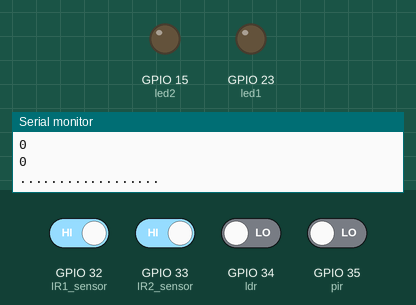
Bench run of a sketch on a simulated ESP32. On the bench: output pins drawn as LEDs (lit = HIGH), the last lines printed to the serial monitor. The test bench sets the inputs (shaded band); at power-on: GPIO 32 (IR1_sensor), GPIO 33 (IR2_sensor) HIGH, GPIO 34 (ldr), GPIO 35 (pir) LOW.

Above: at 1.2 s.
1.3 s: GPIO 32 (IR1_sensor) driven LOW and GPIO 33 (IR2_sensor) driven LOW and GPIO 34 (ldr) driven HIGH
At 3.2 s:
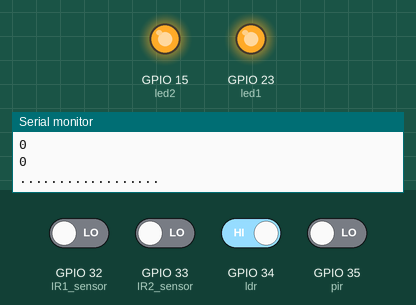
5.4 s: GPIO 32 (IR1_sensor) driven HIGH
At 8.2 s:
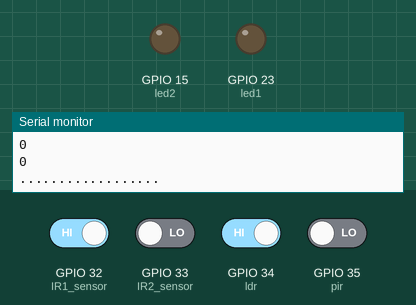
8.5 s: GPIO 35 (pir) driven HIGH
At 9.8 s:
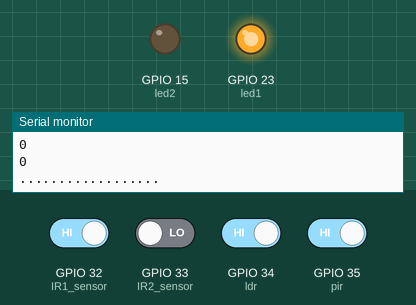
12.5 s: GPIO 35 (pir) driven LOW
At 14.0 s:
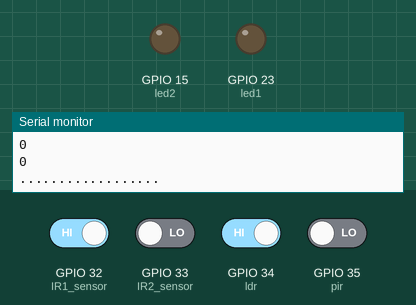
Timing chart, 0 to 15.5 s (numbered marks = the images above; inputs shaded):
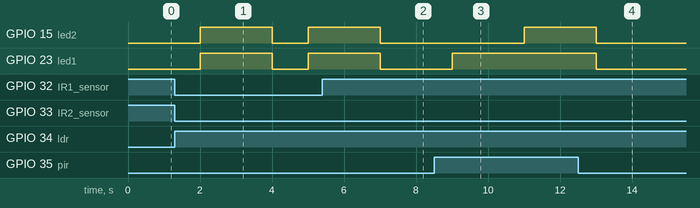

The sketch:

esp1final.ino
```cpp
//----------------------------------------Load libraries
#include <esp_now.h>
#include <WiFi.h>
int count=0;
int IR1_sensor=32;
int IR2_sensor=33;
int led1=23;
int led2=15;
int sent;
int ldr=34;
int pir = 35;
//----------------------------------------

uint8_t broadcastAddress[] = {0xD4,0xD4,0xDA,0x5C,0x1E,0x6C}; //   78:21:84:7D:87:F8 --> REPLACE WITH THE MAC Address of your receiver.   array for mac

//----------------------------------------Variables to accommodate the data to be sent.
int IR1_send;
int IR2_send;
int T_count_send;
int traffic_send;
//----------------------------------------

//----------------------------------------Define variables to store incoming readings
int IR1_rec;
int IR2_rec;
int T_count_rec;
int traffic_rec;
//----------------------------------------

String success; //--> Variable to store if sending data was successful

//----------------------------------------Structure example to send data
// Must match with ESP32 paired.
typedef struct struct_message {
    int ir1;
    int ir2;
    int T_count;
    int traffic;
    } struct_message;

struct_message send_Data; // Create a struct_message to send data.

struct_message receive_Data; // Create a struct_message to receive data.
//----------------------------------------

//++++++++++++++++++++++++++++++++++++++++++++++++++++++++++++++++++++++++++ Callback when data is sent
void OnDataSent(const uint8_t *mac_addr, esp_now_send_status_t status) {
  //Serial.print("\r\nLast Packet Send Status:\t");
  //Serial.println(status == ESP_NOW_SEND_SUCCESS ? "Delivery Success" : "Delivery Fail");
  if (status ==0){
    success = "Delivery Success :)";
  }
  else{
    success = "Delivery Fail :(";
  }
  //Serial.println(">>>>>");
}
//++++++++++++++++++++++++++++++++++++++++++++++++++++++++++++++++++++++++++

//++++++++++++++++++++++++++++++++++++++++++++++++++++++++++++++++++++++++++ Callback when data is received
void OnDataRecv(const uint8_t * mac, const uint8_t *incomingData, int len) {
  memcpy(&receive_Data, incomingData, sizeof(receive_Data));
  //Serial.println();
  //Serial.println("<<<<< Receive Data:");
  //Serial.print("Bytes received: ");
  //Serial.println(len);
  IR1_rec = receive_Data.ir1;
  IR2_rec = receive_Data.ir2;
  T_count_rec = receive_Data.T_count;
  traffic_rec = receive_Data.traffic;
  //Serial.println("Receive Data: ");
  //Serial.println(receive_rnd_val_1);
  //Serial.println(receive_rnd_val_2);
  //Serial.println(traffic_rec);
  //Serial.println("<<<<<");
}
//++++++++++++++++++++++++++++++++++++++++++++++++++++++++++++++++++++++++++

//++++++++++++++++++++++++++++++++++++++++++++++++++++++++++++++++++++++++++
void setup() {
  pinMode(32,INPUT);   //IR1 sensor
  pinMode(33,INPUT);   //IR2 sensor
  pinMode(34,INPUT);   //ldr
  pinMode(35,INPUT);   //pir
  pinMode(23,OUTPUT); //1
  pinMode(15,OUTPUT);//2
  Serial.begin(115200);

  WiFi.mode(WIFI_STA); //--> Set device as a Wi-Fi Station

  //----------------------------------------Init ESP-NOW
  if (esp_now_init() != ESP_OK) {
    //Serial.println("Error initializing ESP-NOW");
    return;
  }
  //----------------------------------------

  //----------------------------------------Once ESPNow is successfully Init, we will register for Send CB to
  // get the status of Trasnmitted packet
  esp_now_register_send_cb(OnDataSent);
  //----------------------------------------

  //----------------------------------------Register peer
  esp_now_peer_info_t peerInfo;
  memcpy(peerInfo.peer_addr, broadcastAddress, 6);
  peerInfo.channel = 0;
  peerInfo.encrypt = false;
  //----------------------------------------

  //----------------------------------------Add peer
  if (esp_now_add_peer(&peerInfo) != ESP_OK){
    Serial.println("Failed to add peer");
    return;
  }
  //----------------------------------------

  esp_now_register_recv_cb(OnDataRecv); //--> Register for a callback function that will be called when data is received
}
//++++++++++++++++++++++++++++++++++++++++++++++++++++++++++++++++++++++++++

//++++++++++++++++++++++++++++++++++++++++++++++++++++++++++++++++++++++++++
int IR1,IR2,DN,PED;
void loop(){
  DN=digitalRead(ldr);
  if(DN==1){
    PED=digitalRead(pir);
    IR1=digitalRead(32);
 // Serial.println(IR1);
  IR2=digitalRead(33);
  //Serial.println(IR2);
  if(IR1!=1){
 count=0;
    IR1=digitalRead(32);
    while(IR2==1){
      IR2=digitalRead(33);
      count++;
      delay(1);
    Serial.println(count);
   sent =count;
      }
       digitalWrite(led1,HIGH);
       delay(count);
       digitalWrite(led2,HIGH);


      delay(2000);
      digitalWrite(led1,LOW);
      digitalWrite(led2,LOW);

    }
    if (PED==1){
      digitalWrite(led1,HIGH);
      delay(2000);
      digitalWrite(led2,HIGH);
      delay(2000);
      digitalWrite(led1,LOW);
      digitalWrite(led2,LOW);
      }
    }
    else{
      digitalWrite(led1,LOW);
      digitalWrite(led2,LOW);
      Serial.println("day time no lights needed");
      }

  T_count_send = sent;
  IR2_send = digitalRead(33);
  IR1_send = digitalRead(32);
  traffic_send = 16;

  send_Data.ir1 = IR1_send;
  send_Data.ir2 = IR2_send;
  send_Data.T_count = T_count_send;
  send_Data.traffic = traffic_send;

  Serial.println(IR1_rec);
  Serial.println(IR2_rec);
  Serial.println(T_count_rec);
  Serial.println(traffic_rec);
  Serial.println("..................");

//  Serial.println(ir1);
//  Serial.println(ir2);
//  Serial.println(T_count);
//  Serial.println(traffic);
//  Serial.println("yyyyyyyyyyyyyyyyyyy");

  //----------------------------------------

  //Serial.println();
  //Serial.print(">>>>> ");
  //Serial.println("Send data");

  //----------------------------------------Send message via ESP-NOW
  esp_err_t result = esp_now_send(broadcastAddress, (uint8_t *) &send_Data, sizeof(send_Data));

  if (result == ESP_OK) {
    //Serial.println("Sent with success");
  }
  else {
    //Serial.println("Error sending the data");
  }
  //----------------------------------------

  delay(1000);
//Serial.print("1000000");
sent = 0;
}

//++++++++++++++++++++++++++++++++++++++++++++++++++++++++++++++++++++++++++
//<<<<<<<<<<<<<<<<<<<<<<<<<<<<<<<<<<<<<<<<<<<<<<<<<<<<<<<<<<<<<<<<<<<<<<<<<<<<<<<<<<<<<<<<<


//final for esp 1
```

Measured:
- after the input at 1.3 s, GPIO 15 (led2), GPIO 23 (led1): LOW → HIGH after 0.70 s, → LOW 2.0 s later, → HIGH 1.0 s later
- after the input at 5.4 s, GPIO 15 (led2), GPIO 23 (led1): goes on until 7.0 s, then stays LOW
- after the input at 8.5 s, GPIO 15 (led2): LOW → HIGH after 2.5 s; GPIO 23 (led1): LOW → HIGH after 0.50 s
- after the input at 12.5 s, GPIO 23 (led1): goes on until 13.0 s, then stays LOW
